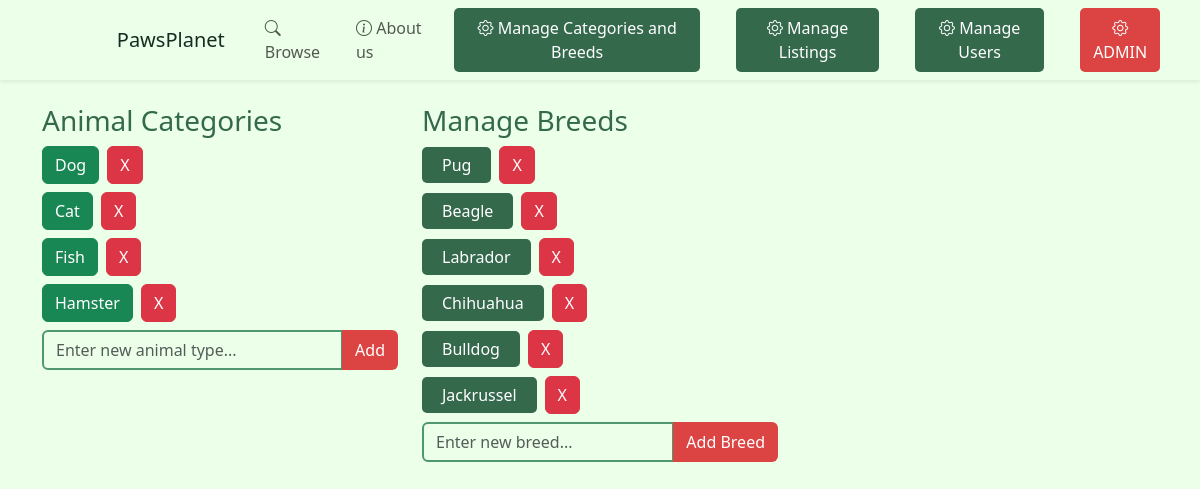
/kod/manage_pets.php?category_id=10 (signed in), run on an earlier commit of the app's database.
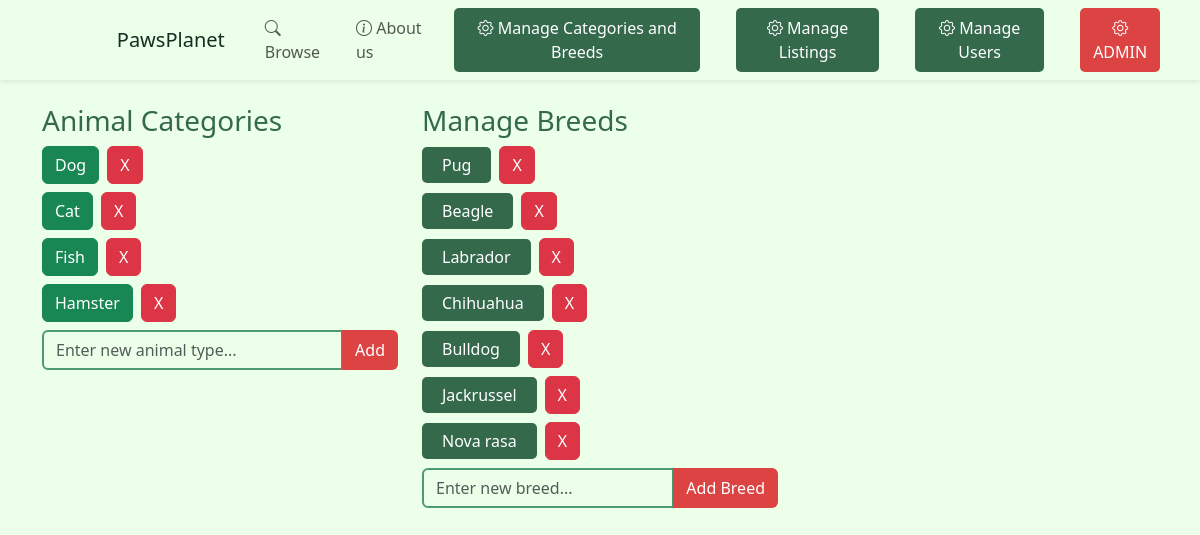
And on a later commit of the database.
### tables this page shows
CREATE TABLE `categories` (
  `category_id` int NOT NULL,
  `name` varchar(255) NOT NULL
);

CREATE TABLE `breeds` (
  `breed_id` int NOT NULL,
  `category_id` int NOT NULL,
  `name` varchar(255) NOT NULL
);

### kod/manage_pets.php (the view, shortened to what the changed rows need)
<?php
include('db_config.php');
$stmt_categories = $conn->query("SELECT * FROM categories");
$categories = $stmt_categories->fetchAll(PDO::FETCH_ASSOC);
?>
<!doctype html>
<html lang="en">
<head>
    <link href="https://cdn.jsdelivr.net/npm/bootstrap@5.3.3/dist/css/bootstrap.min.css" rel="stylesheet">
    <link href="https://cdn.jsdelivr.net/npm/bootstrap-icons/font/bootstrap-icons.css" rel="stylesheet">
    <link rel="stylesheet" href="../css/style.css">
</head>
<body>
<div class="container mt-4">
    <div class="row">
        <div class="col-md-4">
            <div class="list-group">
                <?php foreach ($categories as $category): ?>
                    <div class="d-flex mb-2 align-items-center">
                        <a href="?category_id=<?= $category['category_id'] ?>" class="btn btn-success me-2"><?= $category['name'] ?></a>
                        <form action="delete_category.php" method="POST">
                            <button type="submit" class="btn btn-danger">X</button>
                        </form>
                    </div>
                <?php endforeach; ?>
            </div>
        </div>
        <div class="col-md-4">
            <div>
                <?php
                if (isset($_GET['category_id'])) {
                    $category_id = $_GET['category_id'];
                    $stmt_breeds = $conn->prepare("SELECT * FROM breeds WHERE category_id = :category_id");
                    $stmt_breeds->bindParam(':category_id', $category_id, PDO::PARAM_INT);
                    $stmt_breeds->execute();
                    $breeds = $stmt_breeds->fetchAll(PDO::FETCH_ASSOC);
                    foreach ($breeds as $breed) {
                        echo '<div class="d-flex mb-2 align-items-center">';
                        echo '<a href="#" class="btn btn-outline-info btn-primary me-2">' . $breed['name'] . '</a>';
                        echo '<form action="delete_breed.php" method="POST">
                                <input type="hidden" name="breed_id" value="' . $breed['breed_id'] . '">
                                <button type="submit" class="btn btn-danger">X</button>
                              </form>';
                        echo '</div>';
                    }
                } else {
                    echo '<p>Select an animal category to manage breeds.</p>';
                }
                ?>
            </div>
        </div>
    </div>
</div>
</body>
</html>

What changed in the data, as far as the page shows it:
added breeds: name "Nova rasa"
